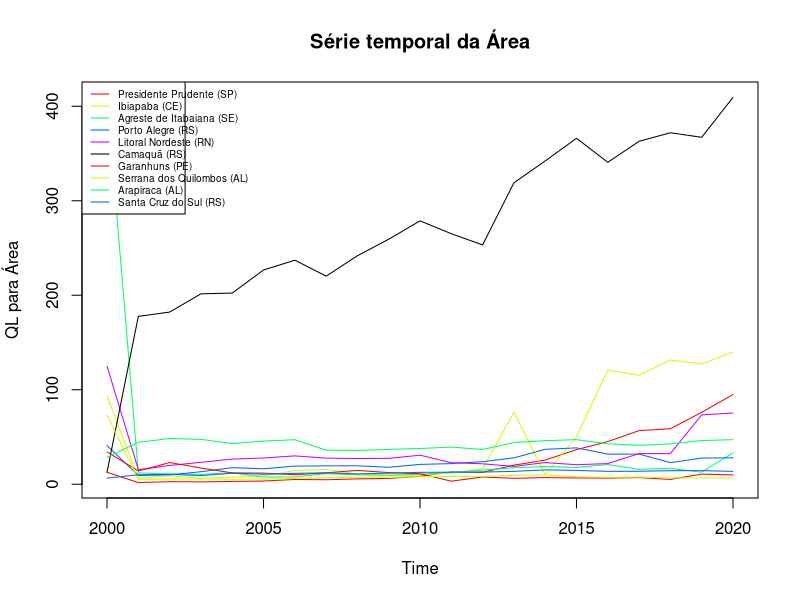
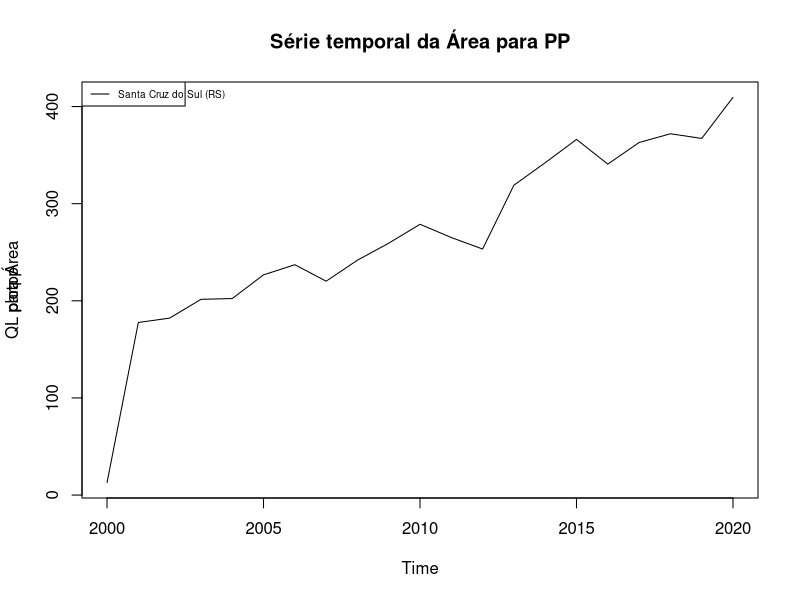
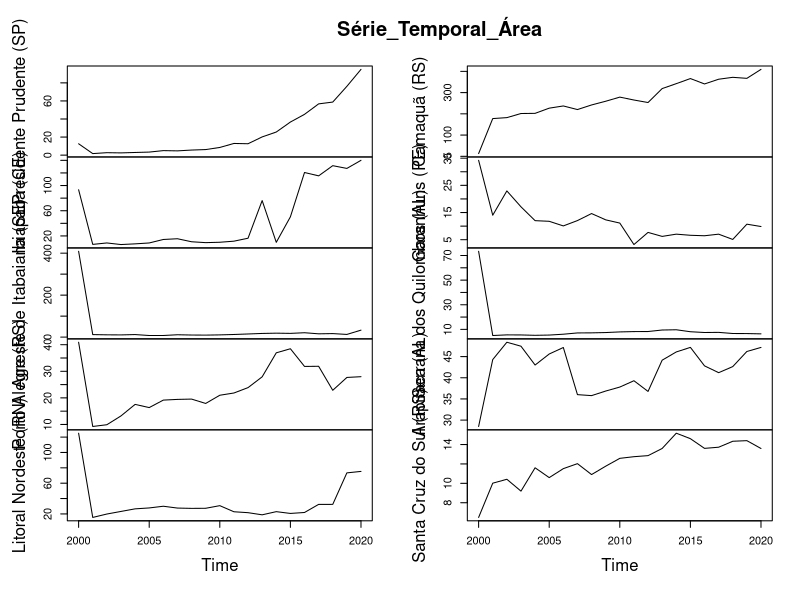
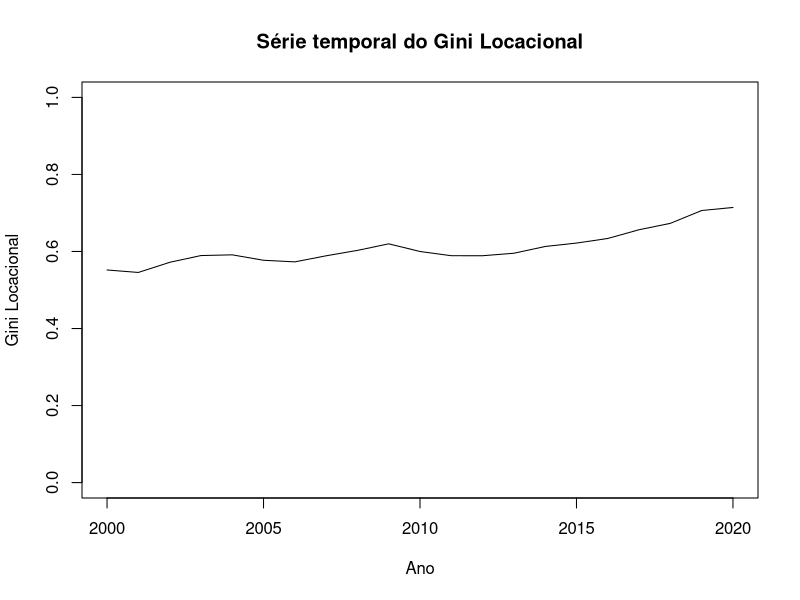

R code for these plots, in order: (Note: this script raises an error after producing the figures.)
  abrv_estados<-c("RO","AC","AM","RR","PA")
abrv_estados <-c(abrv_estados,"AP","TO","MA","PI","CE")
abrv_estados <-c(abrv_estados,"RN","PB","PE","AL","SE")
abrv_estados <-c(abrv_estados,"BA","MG","ES","RJ","SP")
abrv_estados <-c(abrv_estados,"PR","SC","RS","MS","MT")
abrv_estados <-c(abrv_estados,"GO","DF")

library(stringr)

###########Área plantanda
tabela_brasil_Areaplantando <- read.csv("dados/tabela_brasil_Areaplantando.csv", 
                                        skip = 4)
tabela<- tabela_brasil_Areaplantando[-c(26,nrow(tabela_brasil_Areaplantando)),]
tabela[tabela == "-"] <- NA
tabela$X[7:33]<-abrv_estados
aux1 <- stringr::str_sub(tabela$X[-c(1:33)],start = -3,end=-2)
tabela$Estados <- c(rep(0,times = length(1:33)),aux1)
tabela <- tabela[c(1,44,2:(ncol(tabela)-1))]
tabela <- tabela[-227,]
tabelat <- na.omit(tabela)
tabelat[3:ncol(tabelat)] <- lapply(tabelat[3:ncol(tabelat)], FUN = function(y){as.numeric(y)})

#Quantos tem
qo = nrow(tabela) - 33
qa = nrow(tabelat) - 25
qo
qa
qa/qo

#Estados
uniest = unique(tabelat$Estados)[-1]
uniest
length(uniest)

#Testes em 2000
presi = tabelat[111,c(1,2,43,44)]
total = tabelat[1,43]
batat = tabelat[1,44]
##Equações Diferentes
(presi[1,4]/presi[1,3])/(batat/total)

#Serie temporal(Criação)
listaArea = list()
t = 3
b = 4
for (i in 1:21) {
  aux = tabelat[-c(1:25),c(1,2,t,b)]
  auxtt1 = tabelat[1,t]
  auxtb1 = tabelat[1,b]
  auxql = c()
  for(j in 1:nrow(aux)){
    auxeq1 = aux[j,4]
    auxeq2 = aux[j,3]
    ql = (auxeq1/auxeq2)/(auxtb1/auxtt1)
    auxql = c(auxql,ql)
  }
  aux$QL <- auxql
  aux$Teste <- ifelse(aux$QL >=2, "O", "X")
  listaArea[[i]] = aux
  t = t+2
  b = b+2
}
names(listaArea) <- 0:20

#Pegar os 10 primeiros de 2000 e c
npp = "Presidente Prudente"
p50 = sort(listaArea[[21]]$Batata.doce.20,index.return = T,decreasing = T)$ix[1:10]
npp = listaArea[[21]]$X[str_detect(listaArea[[21]]$X, npp)]
pp0 = which(listaArea[[21]]$X %in% npp) 
numeropp0 = sort(listaArea[[21]]$QL,index.return = T,decreasing = T)$ix[pp0]
np5 = listaArea[[21]]$X[p50]
qlp50 = listaArea[[21]]$QL[p50]
qlpp0 = listaArea[[21]]$QL[pp0]
np5
qlp50




#Tabela dos primeiros 5 e a criacao da serie temporal de prudente para A e a tabela dos dois
qlpp = c(qlpp0)
numero_de_pp = c(numeropp0)
datafr = data.frame()
datafr <- rbind(datafr,qlp50)
names(datafr) <- np5
round(datafr,3)
for( i in 1:20){
  listaux = listaArea[[i]]
  p5a = which(listaux$X %in% np5)
  ppa = which(listaux$X %in% npp) 
  qlp5a = listaux$QL[p5a]
  datafr <- rbind(datafr,qlp5a)
  qlppa <- listaux$QL[ppa]
  qlpp = c(qlpp,qlppa)
  numero_de_pp = c(numero_de_pp,sort(listaux$QL,index.return = T,decreasing = T)$ix[ppa])
}
rownames(datafr)<- lapply(0:20, as.character)
round(datafr,3)
round(datafr,3)
datafr2 <- datafr
serie_temp = ts(datafr2,start = 2000,end = 2020)
Aqlpp=qlpp


#Plots
stats::ts.plot(serie_temp,gpars= list(col= c(rainbow(5),"black")))
legend("topleft", legend = names(datafr2), col = c(rainbow(5),"black"), lty = 1,text.width = 2,cex=0.60)
title(ylab = "QL para Área",main = "Série temporal da Área")

plotpp<- serie_temp[,6]
stats::ts.plot(plotpp,gpars= list(col= "black"))
legend("topleft", legend = names(datafr2)[ncol(datafr2)], col = "black", lty = 1,text.width = 2,cex=0.60)
title(ylab = "QL para Área",main = "Série temporal da Área para PP")

Série_Temporal_Área <- serie_temp
stats::plot.ts(Série_Temporal_Área)


##Variaveis utilizadas




tabela_brasil_Areaplantando <- read.csv("dados/tabela_brasil_Areaplantando.csv", 
                                        skip = 4)
tabela2<- tabela_brasil_Areaplantando[-c(26,nrow(tabela_brasil_Areaplantando)),]
tabela2[tabela2 == "-"] <- 0
tabela2 <- tabela2[c(1,34:592),]
tabela2[2:ncol(tabela2)] <- lapply(tabela2[2:ncol(tabela2)], FUN = function(y){as.numeric(y)})
tabela2 <- tabela2[-560,]
na2 <- which(is.na(tabela2),arr.ind = T)
tabela2 <- tabela2[-na2,]
tabela2
tabela3<- tabelat[-c(2:25),]
##Ordenada
s1 = sort(tabela3$Batata.doce.20,index.return = T,decreasing = T)$ix
s2 = sort(tabela2$Batata.doce.20,index.return = T,decreasing = T)$ix
tabelao1 <- tabela3[s1,]
tabelao2 <- tabela2[s2,]
###areas
Gini1 = c()
Gini2 = c()
Gini3 = c()
t = 3
b = 4

for (i in 1:21) {
  aux1 = tabela3[-1,c(1,2,t,b)]
  aux2 = tabelao1[-1,c(1,2,t,b)]
  aux3 = aux1
  aux3 = aux3[order(aux1[,4],decreasing = T),]
  auxtt1 = aux1[,3]/sum(aux1[,3])
  auxtb1 = aux1[,4]/sum(aux1[,4])
  auxtt2 = aux2[,3]/sum(aux2[,3])
  auxtb2 = aux2[,4]/sum(aux2[,4])
  auxtt3 = aux3[,3]/sum(aux3[,3])
  auxtb3 = aux3[,4]/sum(aux3[,4])
  x1 = cumsum(auxtt1)
  y1 = cumsum(auxtb1)
  soma1 = x1[1]*y1[1]
  x2 = cumsum(auxtt2)
  y2 = cumsum(auxtb2)
  soma2 = x2[1]*y2[1]
  x3 = cumsum(auxtt3)
  y3 = cumsum(auxtb3)
  soma3 = x3[1]*y3[1]
  
  for(j in 2:(nrow(aux2)-1)){
    soma1 = soma1+ ((y1[j+1]-y1[j])*(x1[j+1]+x1[j+1]))
    soma2 = soma2+ ((y2[j+1]-y2[j])*(x2[j+1]+x2[j+1]))
    soma3 = soma3+ ((y3[j+1]-y3[j])*(x3[j+1]+x3[j+1]))
  }
  Gini1 = c(Gini1,1-soma1)
  Gini2 = c(Gini2,1-soma2)
  Gini3 = c(Gini3,1-soma3)
  
  
  t = t+2
  b = b+2
}

#Usar gini 3 Organizado por ano
serie_tempg = ts(Gini3,start = 2000,end = 2020)
Gini3
serie_tempg
stats::ts.plot(serie_tempg,gpars= list(col= "black",xlab="Ano", ylab="Gini Locacional",main = "Série temporal do Gini Locacional"),ylim=c(0,1))
ggplot(teste_tabela, aes(x = factor(teste), y = Gini3,fill="blue")) +
  geom_bar(stat = "identity")+
  labs(y= "Gini Locacional", x = "Anos",title = "Gini Locacional em série temporal")+
  geom_text(aes(label=round(Gini3,2)),vjust = -0.2) + 
  scale_fill_manual(values=c("blue"))+
  guides(fill = FALSE)  




#Two-Way-Joining
library(tidyverse)

dt2 <- datafr %>%
  rownames_to_column() %>%
  gather(colname, value, -rowname)
head(dt2)


dt2 = dt2 %>%
  mutate(classe1 = factor(ifelse(dt2[,3]<2,0,1)),QL = cut(dt2[,3],c(0,2,20,40,100,600)))

dt2[,1]<- rep(2000:2020,times=10)

ggplot(dt2, aes(x = rowname, y = colname, fill = QL)) +
  geom_tile(aes(fill = QL),colour = "black") +
  labs(y="Ql das Microregiões",x="Anos")+
  scale_fill_manual(values=c("Blue","yellow","dark orange","#800000","#400000")) +
  theme_classic()+
  theme(axis.text.x = element_text(angle = 90, vjust = 0.5)) +
  scale_x_continuous(breaks=2000:2020)


#####WIlision
#Serie temporal(Criação)
listaAreaWs = list()
t = 3
b = 4
for (i in 1:21) {
  aux = tabelat[-c(1:25),c(1,2,t,b)]
  auxtt1 = tabelat[1,t]
  auxtb1 = tabelat[1,b]
  s = sum((aux[,4]-auxtb1)**2)
  auxWs = c()
  for(j in 1:nrow(aux)){
    auxeq1 = aux[j,4]
    auxeq2 = aux[j,3]
    
    Ws = sqrt(s*(auxeq2/auxtt1))/auxtb1
    auxWs = c(auxWs,Ws)
  }
  aux$Ws <- auxWs

  listaAreaWs[[i]] = aux
  t = t+2
  b = b+2
}
names(listaAreaWs) <- 0:20
